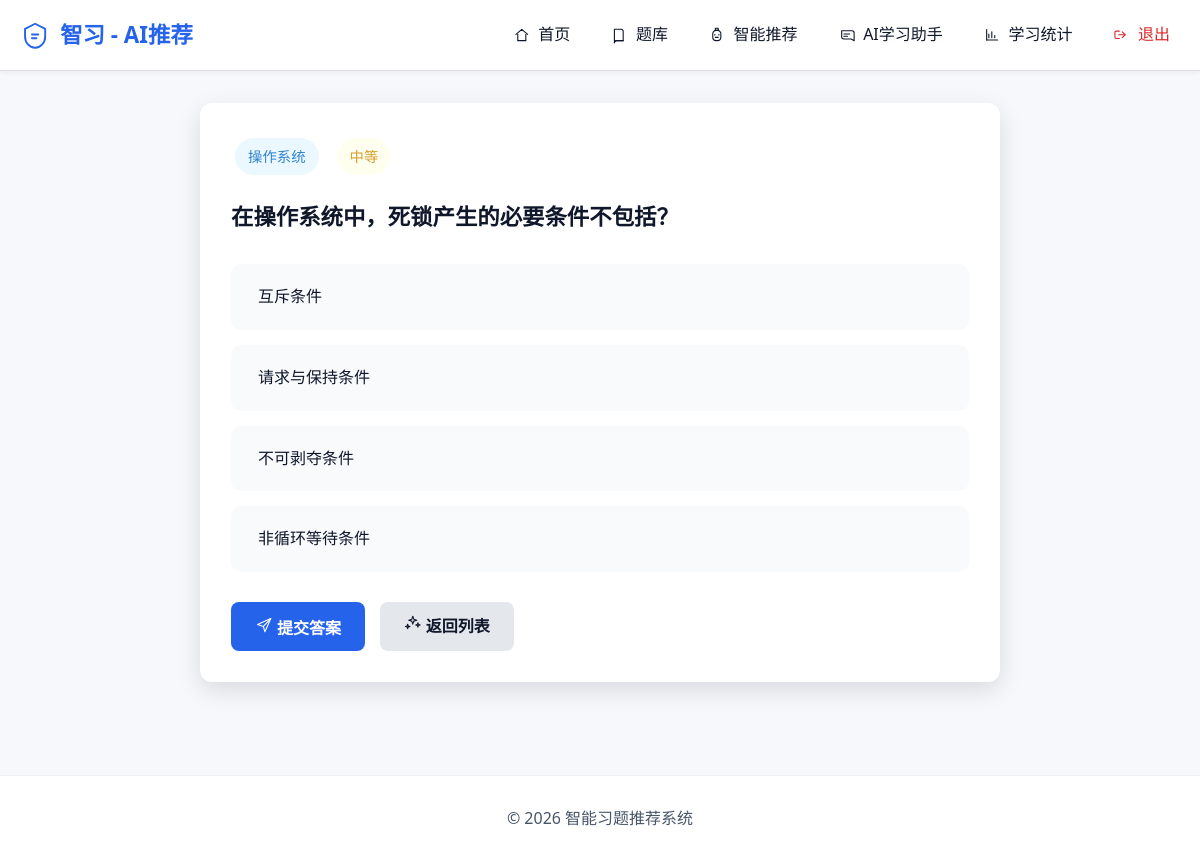
Screenshot of /question/2 (signed in) with the database file from the repository.
### tables this page shows
CREATE TABLE questions (
                        id INTEGER PRIMARY KEY AUTOINCREMENT,
                        question TEXT NOT NULL,
                        options TEXT NOT NULL,
                        answer TEXT NOT NULL,
                        knowledge TEXT,
                        difficulty TEXT,
                        subject TEXT,
                        grade TEXT,
                        is_deleted INTEGER DEFAULT 0,
                        created_at TEXT DEFAULT (datetime('now')),
                        updated_at TEXT DEFAULT (datetime('now')),
                        created_by INTEGER REFERENCES users(id)
                    );

### exam-recommend-system/app.py (the view)
@app.route('/question/<int:q_id>')
def question(q_id):
    if 'username' not in session:
        return redirect(url_for('login'))
    q = QuestionModel.find_by_id(q_id)
    if not q:
        return "题目不存在", 404
    from_page = request.args.get('from', 'recommend')
    return render_template('question.html', question=q, from_page=from_page)

### exam-recommend-system/app.py (called while the page is built)
@app.before_request
def before_request():
    if request.endpoint and request.endpoint.startswith('admin.'):
        return
    if request.endpoint and request.endpoint in ('login', 'register', 'static'):
        return
    if request.path.startswith('/api/'):
        return

### exam-recommend-system/db_config.py (called while the page is built)
    def _create_sqlite_connection(self):
        conn = sqlite3.connect(self.db_path, check_same_thread=False)
        conn.row_factory = sqlite3.Row
        conn.execute('PRAGMA foreign_keys = ON')
        conn.execute('PRAGMA journal_mode = WAL')
        conn.execute('PRAGMA busy_timeout = 5000')
        return conn

    def get_pool(self):
        if self._pool is None:
            self.init_pool()
        return self._pool

    @contextmanager
    def get_connection(self):
        pool = self.get_pool()
        conn = None
        try:
            if self.db_type == 'sqlite':
                conn = pool.get_connection()
            else:
                conn = pool.getconn()
            conn.autocommit = False
            yield conn
            conn.commit()
        except Exception as e:
            if conn:
                conn.rollback()
            raise
        finally:
            if conn:
                if self.db_type == 'sqlite':
                    conn.close()
                else:
                    pool.putconn(conn)

    def get_connection(self):
        with self._lock:
            if self._pool:
                return self._pool.pop()
            if len(self._pool) < self.max_conn:
                return self.factory()
            raise Exception("连接池已满")

### exam-recommend-system/models.py (called while the page is built)
def json_loads_default(val):
    if val is None:
        return []
    if isinstance(val, str):
        try:
            return json.loads(val)
        except:
            return []
    return val

    @staticmethod
    def find_by_id(q_id):
        with db_config.get_connection() as conn:
            cursor = conn.cursor()
            if db_config.db_type == 'sqlite':
                cursor.execute("SELECT * FROM questions WHERE id = ? AND is_deleted = 0", (q_id,))
            else:
                cursor.execute("SELECT * FROM questions WHERE id = %s AND is_deleted = FALSE", (q_id,))
            row = cursor.fetchone()
            if row:
                result = dict(row) if not isinstance(row, dict) else row
                if 'options' in result:
                    result['options'] = json_loads_default(result['options'])
                return result
            return None

### exam-recommend-system/templates/question.html (shortened to what this page needs)
{% extends "base.html" %}
{% from "_icons.html" import icon %}
{% block content %}
<div class="question-container">
    <div class="card">
        <div class="question-header">
            <span class="tag tag-knowledge">{{ question.knowledge }}</span>
            <span class="tag tag-difficulty">{{ question.difficulty }}</span>
        </div>
        <div class="question-body">
            <h2>{{ question.question }}</h2>
            <div class="options-list">
                {% for option in question.options %}
                <div class="option-item" role="button" tabindex="0" onclick="selectOption(this, '{{ option }}')">
                    <span class="option-text">{{ option }}</span>
                </div>
                {% endfor %}
            </div>
            <div class="actions">
                <button id="submitBtn" class="btn-primary" onclick="submitAnswer({{ question.id }})" disabled>
                    {{ icon('send') }} 提交答案
                </button>
                {% if from_page == 'bank' %}
                <a href="/question_bank" class="btn-secondary">
                    {{ icon('book') }} 返回题库
                </a>
                {% elif from_page == 'history' %}
                <a href="/history" class="btn-secondary">
                    {{ icon('history') }} 返回历史
                </a>
                {% else %}
                <a href="/recommend" class="btn-secondary">
                    {{ icon('sparkles') }} 返回列表
                </a>
                {% endif %}
            </div>
        </div>
    </div>
</div>
{% endblock %}

### exam-recommend-system/static/css/style.css (style rules this page uses)
:root { --color-brand: #2563EB; --color-brand-hover: #1D4ED8; --color-brand-soft: rgba(37, 99, 235, 0.10); --color-accent: #10B981; --color-bg: #F6F8FB; --color-surface: #FFFFFF; --color-surface-2: #F1F5F9; --color-text: #0F172A; --color-text-muted: #475569; --color-border: rgba(15, 23, 42, 0.12); --color-success: #16A34A; --color-warning: #D97706; --color-danger: #DC2626; --color-focus: rgba(37, 99, 235, 0.32); --font-sans: ui-sans-serif, system-ui, "Segoe UI", "Microsoft YaHei", Arial, sans-serif; --font-size-12: 12px; --font-size-14: 14px; --font-size-16: 16px; --font-size-18: 18px; --font-size-20: 20px; --font-size-24: 24px; --font-size-32: 32px; --line-compact: 1.35; --line-base: 1.6; --space-1: 4px; --space-2: 8px; --space-3: 12px; --space-4: 16px; --space-5: 20px; --space-6: 24px; --space-8: 32px; --space-10: 40px; --radius-1: 8px; --radius-2: 12px; --radius-3: 16px; --shadow-sm: 0 1px 2px rgba(2, 6, 23, 0.06), 0 1px 1px rgba(2, 6, 23, 0.04); --shadow-md: 0 8px 24px rgba(2, 6, 23, 0.12); --shadow-lg: 0 18px 50px rgba(2, 6, 23, 0.18); --transition-fast: 150ms ease-out; --transition-base: 220ms ease-out; --primary-color: var(--color-brand); --primary-hover: var(--color-brand-hover); --secondary-color: var(--color-bg); --text-color: var(--color-text); --text-light: var(--color-text-muted); --white: var(--color-surface); --success: var(--color-success); --warning: var(--color-warning); --danger: var(--color-danger); --shadow: var(--shadow-md); --radius: var(--radius-2); }
* { box-sizing: border-box; margin: 0; padding: 0; }
html { color-scheme: light dark; text-size-adjust: 100%; }
body { font-family: var(--font-sans); background-color: var(--color-bg); color: var(--color-text); line-height: var(--line-base); text-rendering: optimizeLegibility; }
.card { background: var(--white); border-radius: var(--radius); padding: 30px; box-shadow: var(--shadow); transition: transform var(--transition-base), box-shadow var(--transition-base), border-color var(--transition-base); margin-bottom: 20px; border: 1px solid transparent; }
.btn-primary { background: var(--primary-color); color: var(--white); border: none; padding: 12px 24px; border-radius: 8px; cursor: pointer; font-size: 16px; font-weight: 600; transition: transform var(--transition-fast), background-color var(--transition-fast), box-shadow var(--transition-fast), filter var(--transition-fast); text-decoration: none; display: inline-block; }
.btn-secondary { background: #E4E7EB; color: var(--text-color); border: none; padding: 12px 24px; border-radius: 8px; cursor: pointer; font-size: 16px; font-weight: 600; transition: background-color var(--transition-fast), transform var(--transition-fast); text-decoration: none; display: inline-block; }
.tag { display: inline-block; padding: 6px 12px; border-radius: 20px; font-size: 0.9rem; margin: 4px; font-weight: 500; border: 1px solid transparent; }
.question-container { max-width: 800px; margin: 0 auto; }
.question-header { margin-bottom: 20px; display: flex; gap: 10px; }
.tag-knowledge { background: #EBF8FF; color: #3182CE; }
.tag-difficulty { background: #FFFFF0; color: #D69E2E; }
.question-body h2 { font-size: 1.4rem; margin-bottom: 30px; color: var(--text-color); }
.option-item { background: #F8FAFC; padding: 18px 25px; border-radius: 10px; cursor: pointer; border: 2px solid transparent; transition: background-color var(--transition-fast), border-color var(--transition-fast), transform var(--transition-fast); display: flex; justify-content: space-between; align-items: center; margin-bottom: 15px; }
.actions { margin-top: 30px; display: flex; gap: 15px; flex-wrap: wrap; }

### rows the page displays
questions: knowledge "操作系统", difficulty "中等", question "在操作系统中，死锁产生的必要条件不包括？"

### other values shown
{{ option }} "互斥条件" "请求与保持条件" "不可剥夺条件" "非循环等待条件"
